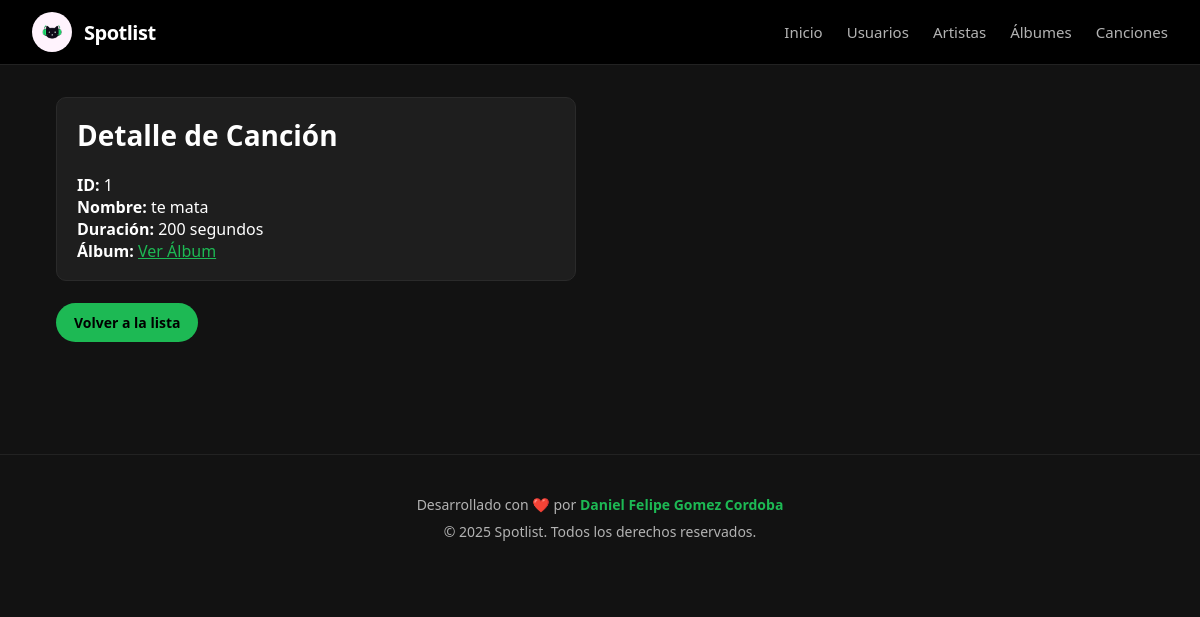
Screenshot of /songs/1 with the database file from the repository.
### app/models.py (models this page shows)
class SongBase(SQLModel):
    name: str
    duration: int
    album_id: int = Field(foreign_key="album.id")

class Song(SongBase, table=True):
    id: Optional[int] = Field(default=None, primary_key=True)
    album: Optional["Album"] = Relationship(back_populates="songs")
    fans: List["User"] = Relationship(back_populates="favorite_songs", link_model=UserSongLink)

### app/routers/songs.py (the view)
@router.get("/{song_id}", response_class=HTMLResponse)
def read_song(song_id: int, request: Request, session: Session = Depends(get_session)):
    song = session.get(Song, song_id)
    if not song:
        raise HTTPException(status_code=404, detail="Song not found")
    users = session.exec(select(User)).all()
    return templates.TemplateResponse("songs/song_detail.html", {
        "request": request,
        "song": song,
        "users": users
    })

### app/templates/songs/song_detail.html (shortened to what this page needs)
{% extends "base.html" %}
{% block content %}
<div class="card detail-card">
  <h1 class="page-title">Detalle de Canción</h1>
  <p><strong>ID:</strong> {{ song.id }}</p>
  <p><strong>Nombre:</strong> {{ song.name }}</p>
  <p><strong>Duración:</strong> {{ song.duration }} segundos</p>
  <p><strong>Álbum:</strong> <a href="/albums/{{ song.album_id }}">Ver Álbum</a></p>
</div>
<br>
<a href="/songs" class="button">Volver a la lista</a>
{% endblock %}

### app/static/style.css (style rules this page uses)
:root { --bg-main: #121212; --bg-card: #1e1e1e; --bg-card-soft: #181818; --text-main: #ffffff; --text-muted: #b3b3b3; --accent: #1db954; --accent-hover: #1ed760; --border-subtle: #2a2a2a; --radius: 10px; --radius-full: 999px; --font-main: system-ui, -apple-system, BlinkMacSystemFont, "Segoe UI", sans-serif; }
* { margin: 0; padding: 0; box-sizing: border-box; }
body { background: var(--bg-main); color: var(--text-main); font-family: var(--font-main); }
h1, h2, h3 { font-weight: 600; margin-bottom: 16px; }
.page-title { font-size: 28px; margin-bottom: 20px; }
.button, button { display: inline-block; background: var(--accent); color: #000; padding: 10px 18px; border-radius: var(--radius-full); text-decoration: none; font-weight: 600; font-size: 14px; border: none; cursor: pointer; transition: background 0.2s ease, transform 0.1s ease, box-shadow 0.2s ease; }
.card { background: var(--bg-card); border-radius: var(--radius); border: 1px solid var(--border-subtle); padding: 18px 20px; transition: border-color 0.2s ease, transform 0.1s ease; }
.detail-card { max-width: 520px; }
a { color: var(--accent); }

### rows the page displays
Song: id "1", name "te mata", duration "200"
